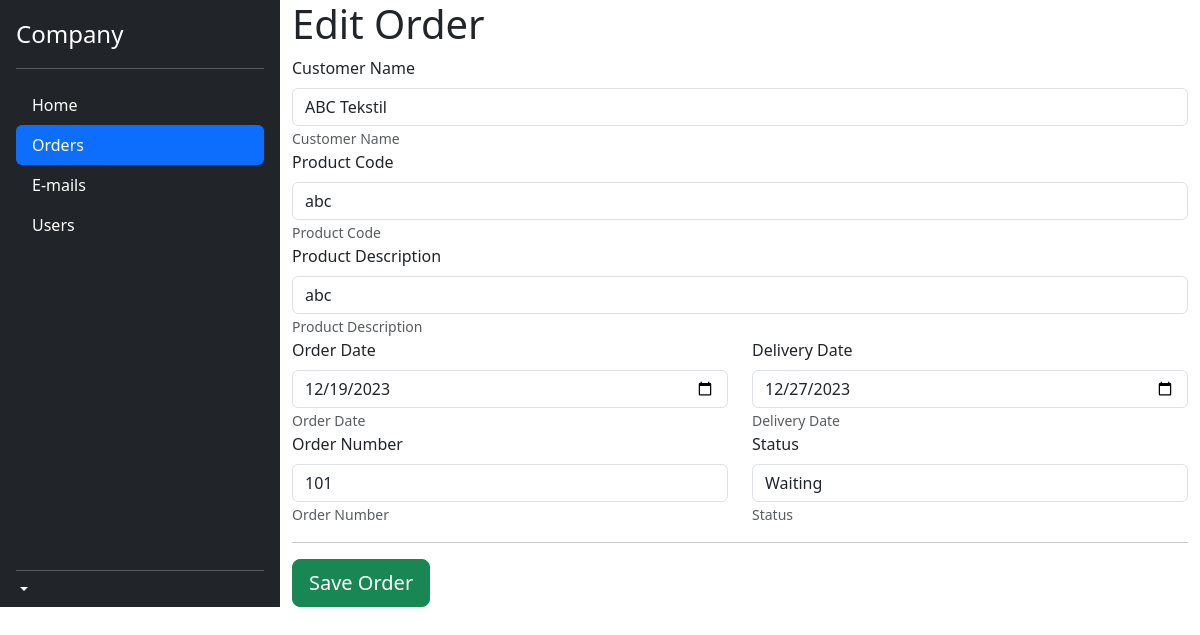
The page /order.php?id=100001 on the database its author committed.
### tables this page shows
CREATE TABLE `orders` (
  `order_id` int(11) NOT NULL,
  `customer_name` varchar(255) DEFAULT NULL,
  `product_code` varchar(255) DEFAULT NULL,
  `product_description` varchar(255) DEFAULT NULL,
  `order_number` varchar(255) DEFAULT NULL,
  `order_date` varchar(255) DEFAULT NULL,
  `delivery_date` varchar(255) DEFAULT NULL,
  `document` varchar(255) DEFAULT NULL,
  `created_at` datetime DEFAULT CURRENT_TIMESTAMP,
  `updated_at` datetime DEFAULT CURRENT_TIMESTAMP ON UPDATE CURRENT_TIMESTAMP,
  `user_id` int(11) DEFAULT NULL,
  `status` tinyint(4) DEFAULT '1'
);

### order.php (the view, shortened to what this page needs)
<?php
include "config.php";
if (isset($_GET['id']) && $_GET['id'] > 0) {
    $order_id = $_GET['id'];
    $sql = "SELECT * FROM orders WHERE order_id=:order_id";
    $stmt = $db->prepare($sql);
    $stmt->bindParam(':order_id', $order_id);
    $stmt->execute();
    $order = $stmt->fetch(PDO::FETCH_ASSOC);
} else {
    $order = null;
}
?>
<!doctype html>
<html lang="en" data-bs-theme="auto">
<head>
    <link href="css/bootstrap.min.css" rel="stylesheet">
    <link href="sidebars.css" rel="stylesheet">
</head>
<body>
<main class="d-flex flex-nowrap">
    <div class="d-flex flex-column flex-shrink-0 p-3 text-bg-dark" style="width: 280px;">
        <a href="/" class="d-flex align-items-center mb-3 mb-md-0 me-md-auto text-white text-decoration-none"><span
                    class="fs-4">Company</span></a>
        <hr>
        <ul class="nav nav-pills flex-column mb-auto">
            <li class="nav-item">
                <a href="/" class="nav-link text-white">Home</a>
            </li>
            <li>
                <a href="/orders.php" class="nav-link active" aria-current="page">Orders</a>
            </li>
            <li>
                <a href="/e-mails.php" class="nav-link text-white">E-mails</a>
            </li>
            <li>
                <a href="/users.php" class="nav-link text-white">Users</a>
            </li>
        </ul>
        <hr>
        <div class="dropdown">
            <a href="#" class="d-flex align-items-center text-white text-decoration-none dropdown-toggle"
               data-bs-toggle="dropdown" aria-expanded="false">
            </a>
        </div>
    </div>
    <div class="d-flex flex-column">
        <div class="container-fluid">
            <form action="" method="post" enctype="multipart/form-data">
                <div class="row">
                    <h1><?=$_GET['id']>0 ? "Edit" : "Add New" ?> Order</h1>
                    <div class="col-md-12">
                        <label for="customer-name" class="form-label">Customer Name</label>
                        <input type="text" class="form-control"
                               value="<?= null !== $order ? $order['customer_name'] : '' ?>" name="customer-name"
                               id="customer-name" placeholder=""
                               required>
                        <small class="text-body-secondary">Customer Name</small>
                    </div>
                    <div class="col-md-12">
                        <label for="product-code" class="form-label">Product Code</label>
                        <input type="text" class="form-control"
                               value="<?= null !== $order ? $order['product_code'] : '' ?>" name="product-code"
                               id="product-code" placeholder=""
                               required>
                        <small class="text-body-secondary">Product Code</small>
                    </div>
                    <div class="col-md-12">
                        <label for="product-description" class="form-label">Product Description</label>
                        <input type="text" class="form-control"
                               value="<?= null !== $order ? $order['product_description'] : '' ?>"
                               name="product-description" id="product-description"
                               placeholder="" required>
                        <small class="text-body-secondary">Product Description</small>
                    </div>
                    <div class="col-md-6">
                        <label for="order-date" class="form-label">Order Date</label>
                        <input type="date" class="form-control" name="order-date"
                               value="<?= null !== $order ? $order['order_date'] : '' ?>" id="order-date" placeholder=""
                               required>
                        <small class="text-body-secondary">Order Date</small>
                    </div>
                    <div class="col-md-6">
                        <label for="delivery-date" class="form-label">Delivery Date</label>
                        <input type="date" class="form-control" name="delivery-date"
                               value="<?= null !== $order ? $order['delivery_date'] : '' ?>" id="delivery-date"
                               placeholder=""
                               required>
                        <small class="text-body-secondary">Delivery Date</small>
                    </div>
                    <div class="col-md-6">
                        <label for="order-number" class="form-label">Order Number</label>
                        <input type="text" class="form-control" name="order-number"
                               value="<?= null !== $order ? $order['order_number'] : '' ?>" id="order-date"
                               placeholder="" required>
                        <small class="text-body-secondary">Order Number</small>
                    </div>
                    <div class="col-md-6">
                        <label for="status" class="form-label">Status</label>
                        <select name="status" id="status" class="form-control" required>
                            <option value="1" <?php
                            if (null !== $order && $order['status'] == 1) {
                                echo "selected";
                            } ?> >Waiting
                            </option>
                        </select>
                        <small class="text-body-secondary">Status</small>
                    </div>
                    <div class="col-md-12">
                        <hr/>
                        <button type="submit" name="save" class="btn btn-lg btn-success">Save Order</button>
                    </div>
                </div>
            </form>
        </div>
    </div>
</main>
</body>
</html>

### sidebars.css (style rules this page uses)
body { min-height: 100vh; min-height: -webkit-fill-available; }
html { height: -webkit-fill-available; }
main { height: 100vh; height: -webkit-fill-available; max-height: 100vh; overflow-x: auto; overflow-y: hidden; }
.dropdown-toggle { outline: 0; }

### rows shown on the page
orders: customer-name "ABC Tekstil", product-code "abc", product-description "abc", order-date "12/19/2023", delivery-date "12/27/2023", order-number "101", status "Waiting"
